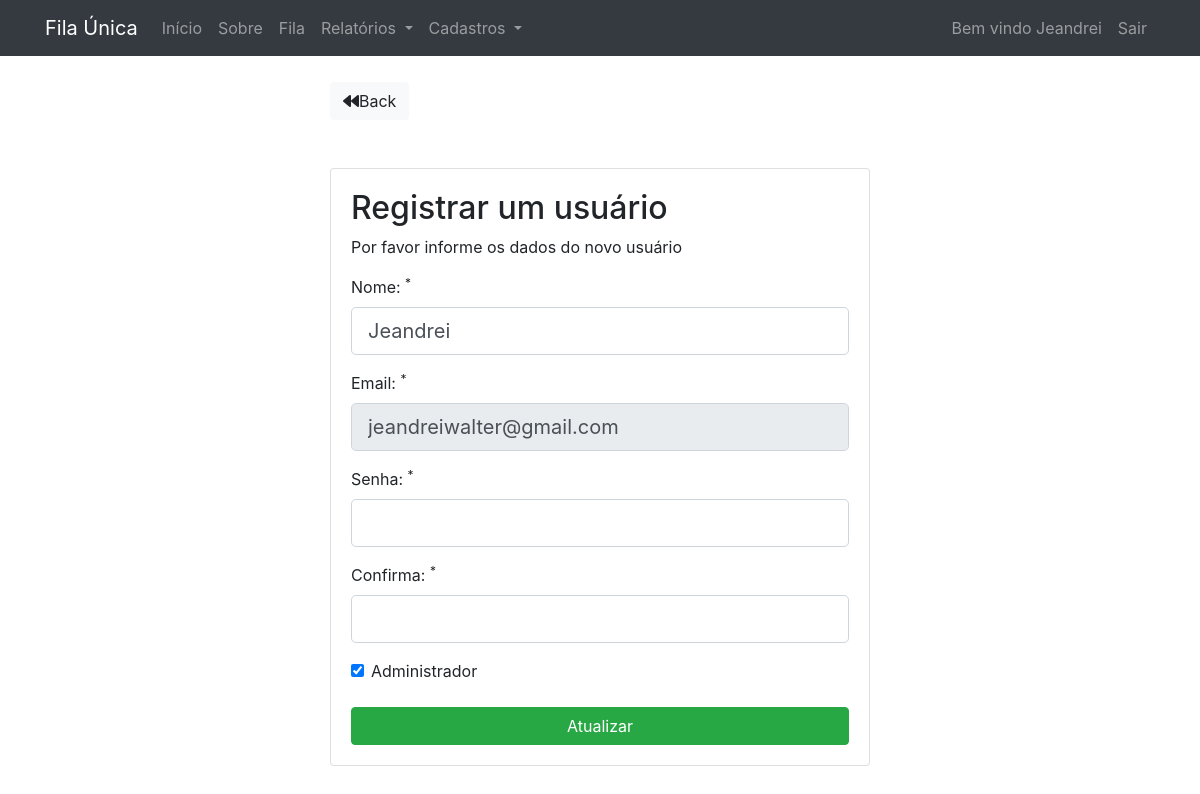
Page /users/edit/1 (signed in) on the committed database.
### tables this page shows
CREATE TABLE `users` (
  `id` int(11) NOT NULL,
  `name` varchar(255) NOT NULL,
  `email` varchar(255) NOT NULL,
  `password` varchar(255) NOT NULL,
  `type` char(5) DEFAULT 'user',
  `created_at` datetime NOT NULL DEFAULT CURRENT_TIMESTAMP
);

### app/libraries/Core.php (called while the page is built, shortened)
<?php
 Class Core {
     protected $currentMethod = 'index';
     public function __construct(){
         $url = $this->getUrl();
         if(file_exists('../app/controllers/' . ucwords($url[0]). '.php')){
            unset($url[0]);
         }
         $this->currentController = new $this->currentController;
         if(isset($url[1])){
           if(method_exists($this->currentController, $url[1])){
             $this->currentMethod = $url[1];
             unset($url[1]);
           }
         }
         $this->params = $url ? array_values($url) :[];
         call_user_func_array([$this->currentController, $this->currentMethod], $this->params);
     }
     public function getUrl(){
        if(isset($_GET['url'])){
          $url = rtrim($_GET['url'], '/');
          $url = filter_var($url, FILTER_SANITIZE_URL);
          $url = explode('/', $url);
          return $url;
        }
     }
 }

### public/index.php (called while the page is built, shortened)
<?php
     $init = new Core;

### app/libraries/Database.php (called while the page is built, shortened)
<?php
 class Database {
    protected $user = DB_USER;
    protected $pass = DB_PASS;
    protected $dbh;
    protected $stmt;
    public function __construct() {
        $options = array(
            PDO::ATTR_PERSISTENT => true,
            PDO::ATTR_ERRMODE => PDO::ERRMODE_EXCEPTION
        );
        try{
            $this->dbh = new PDO($this->$dsn, $this->user, $this->pass, $options);
            $this->dbh->exec('SET NAMES "utf8"');
        } catch(PDOException $e){
            $this->error = $e->getMessage();
            echo $this->error;
        }
    }
    public function query($sql) {
        $this->stmt = $this->dbh->prepare($sql);
    }
     public function bind($param, $value, $type = null) {
        if(is_null($type)){
            switch(true){
                default:
                    $type = PDO::PARAM_STR;
            }
        }
        $this->stmt->bindValue($param, $value, $type);
    }
    public function execute(){
        return $this->stmt->execute();
    }
    public function single(){
        $this->execute();
        return $this->stmt->fetch(PDO::FETCH_OBJ);
    }
}

### app/models/User.php (called while the page is built, shortened)
<?php
    class User {
        private $db;
        public function __construct(){
            $this->db = new Database;
        }
         public function getUserById($id_user){
            $this->db->query('SELECT * FROM users WHERE id = :id');
            $this->db->bind(':id', $id_user);
            return $this->db->single();
        }
    }
?>

### app/views/users/edituser.php (the view, shortened to what this page needs)
<?php require APPROOT . '/views/inc/header.php'; ?>
<div class="row">
    <div class="col-md-6 mx-auto">
    <a href="<?php echo URLROOT; ?>/users" class="btn btn-light mt-3"><i class="fa fa-backward"></i>Back</a>
        <div class="card card-body bg-ligth mt-5">
            <h2>Registrar um usuário</h2>
            <p>Por favor informe os dados do novo usuário</p>
            <form action="<?php echo URLROOT; ?>/users/edit/<?php echo $data['id']; ?>" method="post">
                <div class="form-group">
                <label for="name">Nome: <sup>*</sup></label>
                <input type="text" name="name" class="form-control form-control-lg <?php echo (!empty($data
                ['name_err'])) ? 'is-invalid' : ''; ?>" value="<?php echo $data['name']; ?>">
                </div>
                <div class="form-group">
                <label for="email">Email: <sup>*</sup></label>
                <input type="email" name="email" class="form-control form-control-lg  <?php echo (!empty($data
                ['email_err'])) ? 'is-invalid' : ''; ?>" value="<?php echo $data['email']; ?>" readonly>
                </div>
                <div class="form-group">
                <label for="password">Senha: <sup>*</sup></label>
                <input type="password" name="password" class="form-control form-control-lg <?php echo (!empty($data
                ['password_err'])) ? 'is-invalid' : ''; ?>" value="<?php echo (!empty($data['password'])) ? $data['password'] : ''; ?>">
                </div>
                <div class="form-group">
                <label for="confirm_password">Confirma: <sup>*</sup></label>
                <input type="password" name="confirm_password" class="form-control form-control-lg <?php echo (!empty($data
                ['confirm_password_err'])) ? 'is-invalid' : ''; ?>" value="<?php echo (!empty($data['confirm_password'])) ? $data['confirm_password'] : ''; ?>">
                </div>
                <div class="form-check">
                    <input type="checkbox" class="form-check-input" id="type" name="type" value="1" <?php echo ((isset($data['type'])) && ($data['type'] == "admin")) ? 'checked="checked"' : ''; ?>>
                    <label class="form-check-label" for="admin">Administrador</label>
                </div>
                <br>
                 <div class="row">
                    <div class="col">
                        <input type="submit" value="Atualizar" class="btn btn-success btn-block">
                    </div>
                 </div>
            </form>
        </div>
    </div>
</div>
<?php require APPROOT . '/views/inc/footer.php'; ?>

### public/css/style.css (style rules this page uses)
input.error, input { border-color: red; }

### rows in the picture
users: name "Jeandrei", email "jeandreiwalter@gmail.com", type "☑"

### other values in the picture
SITENAME "Fila Única"
$_SESSION[DB_NAME . '_user_name'] "Jeandrei"
